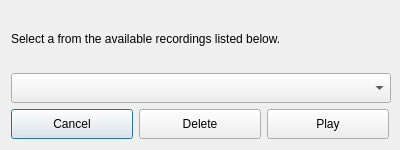
<?xml version="1.0" encoding="UTF-8"?>
<ui version="4.0">
 <class>SelectRecording</class>
 <widget class="QDialog" name="SelectRecording">
  <property name="geometry">
   <rect>
    <x>0</x>
    <y>0</y>
    <width>400</width>
    <height>150</height>
   </rect>
  </property>
  <property name="minimumSize">
   <size>
    <width>400</width>
    <height>150</height>
   </size>
  </property>
  <property name="windowTitle">
   <string>Select Recording</string>
  </property>
  <layout class="QVBoxLayout" name="verticalLayout">
   <item>
    <widget class="QLabel" name="label">
     <property name="minimumSize">
      <size>
       <width>380</width>
       <height>40</height>
      </size>
     </property>
     <property name="text">
      <string>Select a from the available recordings listed below.</string>
     </property>
     <property name="wordWrap">
      <bool>true</bool>
     </property>
    </widget>
   </item>
   <item>
    <widget class="QComboBox" name="selector">
     <property name="minimumSize">
      <size>
       <width>380</width>
       <height>30</height>
      </size>
     </property>
     <property name="frame">
      <bool>true</bool>
     </property>
    </widget>
   </item>
   <item>
    <layout class="QHBoxLayout" name="horizontalLayout">
     <item>
      <widget class="QPushButton" name="cancelButton">
       <property name="minimumSize">
        <size>
         <width>50</width>
         <height>30</height>
        </size>
       </property>
       <property name="text">
        <string>Cancel</string>
       </property>
      </widget>
     </item>
     <item>
      <widget class="QPushButton" name="deleteButton">
       <property name="minimumSize">
        <size>
         <width>50</width>
         <height>30</height>
        </size>
       </property>
       <property name="text">
        <string>Delete</string>
       </property>
      </widget>
     </item>
     <item>
      <widget class="QPushButton" name="playButton">
       <property name="minimumSize">
        <size>
         <width>50</width>
         <height>30</height>
        </size>
       </property>
       <property name="text">
        <string>Play</string>
       </property>
      </widget>
     </item>
    </layout>
   </item>
  </layout>
 </widget>
 <resources/>
 <connections/>
</ui>
